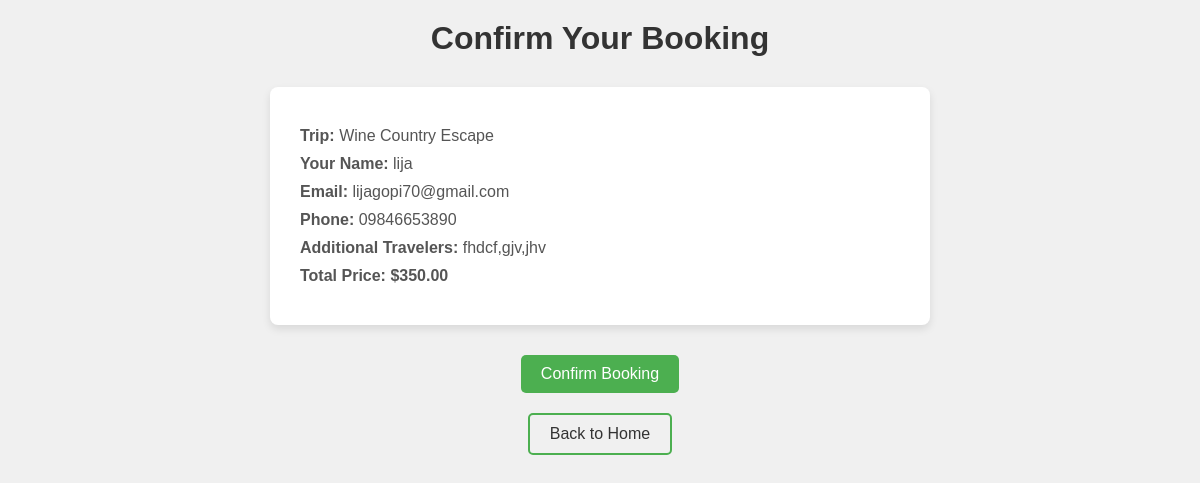
The page /booking/confirm/1/ (signed in) on the database its author committed.
### Trip_app/models.py (models this page shows, shortened)
class Booking(models.Model):
    STATUS_CHOICES = [
        ('Pending', 'Pending'),
        ('Confirmed', 'Confirmed'),
        ('Cancelled', 'Cancelled'),
    ]
    PAYMENT_STATUS_CHOICES = [
        ('Not Paid', 'Not Paid'),
        ('Pending Verification', 'Pending Verification'),
        ('Paid', 'Paid'),
    ]
    user = models.ForeignKey(User, on_delete=models.CASCADE)
    trip = models.ForeignKey(Destination, on_delete=models.CASCADE)
    package = models.ForeignKey(TripPackage, on_delete=models.CASCADE, null=True, blank=True)
    traveler_name = models.CharField(max_length=100)
    traveler_email = models.EmailField()
    traveler_phone = models.CharField(max_length=15)
    additional_travelers = models.TextField(blank=True, help_text="List additional traveler names separated by commas")
    total_price = models.DecimalField(max_digits=10, decimal_places=2)
    status = models.CharField(max_length=20, choices=STATUS_CHOICES, default='Pending')
    payment_status = models.CharField(max_length=20, choices=PAYMENT_STATUS_CHOICES, default='Not Paid')
    created_at = models.DateTimeField(auto_now_add=True)

class Destination(models.Model):
    name = models.CharField(max_length=100,default='Unknown Destination')
    location = models.CharField(max_length=100,default='Unknown')
    description = models.TextField()
    price = models.DecimalField(max_digits=10, decimal_places=2)
    type = models.CharField(max_length=50, choices=[('Adventure', 'Adventure'), ('Leisure', 'Leisure')],default='Leisure')
    itinerary = models.TextField(default='Itinerary details go here')
    reviews = models.TextField(default='No reviews yet.')
    available_from = models.DateField(default='2024-01-01')
    available_to = models.DateField(default='2024-12-31')
    image = models.ImageField(upload_to='destination_images/', default='destination_images/default_image.jpg')

### Trip_app/views.py (the view)
# urls.py: path('booking/confirm/<int:booking_id>/', confirm_booking, name='confirm_booking'),
@login_required
def confirm_booking(request, booking_id):
    booking = get_object_or_404(Booking, id=booking_id)
    if request.method == 'POST':
        booking.status = 'Confirmed'
        booking.save()
        messages.success(request, f"Your booking for {booking.trip.name} has been successfully confirmed!")
        return redirect('trip_booking_success', booking_id=booking.id)
    return render(request, 'Trip_app/confirm_booking.html', {'booking': booking})

### Trip_app/templates/Trip_app/confirm_booking.html (shortened to what this page needs)
<!DOCTYPE html>
<html lang="en">
<head>
</head>
<body>
    <h1>Confirm Your Booking</h1>
    <div class="booking-details">
        <p><strong>Trip:</strong> {{ booking.trip.name }}</p>
        <p><strong>Your Name:</strong> {{ booking.traveler_name }}</p>
        <p><strong>Email:</strong> {{ booking.traveler_email }}</p>
        <p><strong>Phone:</strong> {{ booking.traveler_phone }}</p>
        <p><strong>Additional Travelers:</strong> {{ booking.additional_travelers|default:"None" }}</p>
        <p class="total-price"><strong>Total Price:</strong> ${{ booking.total_price }}</p>
    </div>
    <div class="form-container">
        <form method="POST">
            <button type="submit" class="btn btn-success">Confirm Booking</button>
        </form>
        <a href="{% url 'home' %}">Back to Home</a>
    </div>
</body>
</html>

### Trip_app/templates/Trip_app/confirm_booking.html (style rules this page uses)
body { font-family: Arial, sans-serif; background-color: #f0f0f0; margin: 0; padding: 0; }
h1 { text-align: center; margin-top: 20px; color: #333; }
.booking-details { background-color: #fff; border-radius: 8px; box-shadow: 0 4px 8px rgba(0, 0, 0, 0.1); padding: 30px; width: 50%; margin: 30px auto; text-align: left; }
.booking-details p { font-size: 16px; margin: 10px 0; color: #555; }
.total-price { font-size: 18px; font-weight: bold; color: #4CAF50; }
.form-container { text-align: center; margin-top: 20px; }
button { padding: 10px 20px; border: none; background-color: #4CAF50; color: white; border-radius: 5px; cursor: pointer; font-size: 16px; }
a { display: inline-block; text-align: center; margin-top: 20px; text-decoration: none; color: #333; font-size: 16px; border: 2px solid #4CAF50; padding: 10px 20px; border-radius: 5px; transition: background-color 0.3s; }

### rows shown on the page
Booking: trip.name "Wine Country Escape", traveler_name "lija", traveler_email "lijagopi70@gmail.com", traveler_phone "09846653890", additional_travelers "fhdcf,gjv,jhv", total_price "350.00"
